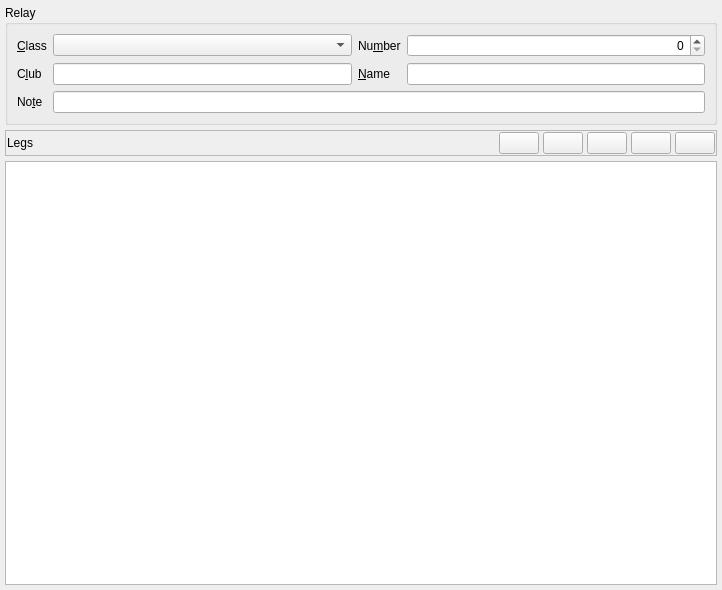
<?xml version="1.0" encoding="UTF-8"?>
<ui version="4.0">
 <class>RelayWidget</class>
 <widget class="QWidget" name="RelayWidget">
  <property name="geometry">
   <rect>
    <x>0</x>
    <y>0</y>
    <width>722</width>
    <height>590</height>
   </rect>
  </property>
  <property name="windowTitle">
   <string>Form</string>
  </property>
  <layout class="QVBoxLayout" name="verticalLayout_2">
   <property name="spacing">
    <number>5</number>
   </property>
   <property name="leftMargin">
    <number>5</number>
   </property>
   <property name="topMargin">
    <number>5</number>
   </property>
   <property name="rightMargin">
    <number>5</number>
   </property>
   <property name="bottomMargin">
    <number>5</number>
   </property>
   <item>
    <widget class="QGroupBox" name="groupBox_2">
     <property name="title">
      <string>Relay</string>
     </property>
     <layout class="QGridLayout" name="gridLayout">
      <item row="1" column="2">
       <widget class="QLabel" name="label_4">
        <property name="text">
         <string>&amp;Name</string>
        </property>
        <property name="buddy">
         <cstring>lineEdit_6</cstring>
        </property>
       </widget>
      </item>
      <item row="0" column="0">
       <widget class="QLabel" name="label">
        <property name="text">
         <string>&amp;Class</string>
        </property>
        <property name="buddy">
         <cstring>cbxClass</cstring>
        </property>
       </widget>
      </item>
      <item row="1" column="0">
       <widget class="QLabel" name="label_3">
        <property name="text">
         <string>C&amp;lub</string>
        </property>
        <property name="buddy">
         <cstring>lineEdit_6</cstring>
        </property>
       </widget>
      </item>
      <item row="3" column="0">
       <widget class="QLabel" name="label_9">
        <property name="text">
         <string>No&amp;te</string>
        </property>
        <property name="buddy">
         <cstring>lineEdit_8</cstring>
        </property>
       </widget>
      </item>
      <item row="0" column="1">
       <widget class="qf::gui::ForeignKeyComboBox" name="cbxClass">
        <property name="dataId" stdset="0">
         <string notr="true">relays.classId</string>
        </property>
       </widget>
      </item>
      <item row="1" column="3">
       <widget class="qf::gui::LineEdit" name="lineEdit_6">
        <property name="dataId" stdset="0">
         <string notr="true">relays.name</string>
        </property>
       </widget>
      </item>
      <item row="1" column="1">
       <widget class="qf::gui::LineEdit" name="lineEdit_7">
        <property name="dataId" stdset="0">
         <string notr="true">relays.club</string>
        </property>
       </widget>
      </item>
      <item row="0" column="2">
       <widget class="QLabel" name="label_5">
        <property name="text">
         <string>Nu&amp;mber</string>
        </property>
        <property name="buddy">
         <cstring>lineEdit_6</cstring>
        </property>
       </widget>
      </item>
      <item row="0" column="3">
       <widget class="qf::gui::SpinBox" name="spinBox">
        <property name="alignment">
         <set>Qt::AlignRight|Qt::AlignTrailing|Qt::AlignVCenter</set>
        </property>
        <property name="maximum">
         <number>9999999</number>
        </property>
        <property name="dataId" stdset="0">
         <string notr="true">relays.number</string>
        </property>
       </widget>
      </item>
      <item row="3" column="1" colspan="3">
       <widget class="qf::gui::LineEdit" name="lineEdit_8">
        <property name="dataId" stdset="0">
         <string notr="true">relays.note</string>
        </property>
       </widget>
      </item>
     </layout>
    </widget>
   </item>
   <item>
    <widget class="QFrame" name="frame">
     <property name="frameShape">
      <enum>QFrame::StyledPanel</enum>
     </property>
     <property name="frameShadow">
      <enum>QFrame::Raised</enum>
     </property>
     <layout class="QHBoxLayout" name="horizontalLayout">
      <property name="spacing">
       <number>4</number>
      </property>
      <property name="leftMargin">
       <number>1</number>
      </property>
      <property name="topMargin">
       <number>1</number>
      </property>
      <property name="rightMargin">
       <number>1</number>
      </property>
      <property name="bottomMargin">
       <number>1</number>
      </property>
      <item>
       <widget class="QLabel" name="label_2">
        <property name="text">
         <string>Legs</string>
        </property>
       </widget>
      </item>
      <item>
       <spacer name="horizontalSpacer">
        <property name="orientation">
         <enum>Qt::Horizontal</enum>
        </property>
        <property name="sizeHint" stdset="0">
         <size>
          <width>40</width>
          <height>20</height>
         </size>
        </property>
       </spacer>
      </item>
      <item>
       <widget class="QPushButton" name="btAddLeg">
        <property name="toolTip">
         <string>Add leg Ctrl+Ins</string>
        </property>
        <property name="icon">
         <iconset resource="../../../../../../libqf/libqfgui/images/lucide/qf_gui_images_lucide.qrc">
          <normaloff>:/qf/gui/images/lucide/insert-row.svg</normaloff>:/qf/gui/images/lucide/insert-row.svg</iconset>
        </property>
        <property name="shortcut">
         <string>Ctrl+Ins</string>
        </property>
       </widget>
      </item>
      <item>
       <widget class="QPushButton" name="btRemoveLeg">
        <property name="toolTip">
         <string>Remove leg Ctrl+Del</string>
        </property>
        <property name="icon">
         <iconset resource="../../../../../../libqf/libqfgui/images/lucide/qf_gui_images_lucide.qrc">
          <normaloff>:/qf/gui/images/lucide/delete-row.svg</normaloff>:/qf/gui/images/lucide/delete-row.svg</iconset>
        </property>
        <property name="shortcut">
         <string>Ctrl+Del</string>
        </property>
       </widget>
      </item>
      <item>
       <widget class="QPushButton" name="btMoveLegDown">
        <property name="toolTip">
         <string>Move leg down Ctrl+D</string>
        </property>
        <property name="icon">
         <iconset resource="../../../../../../libqf/libqfgui/images/lucide/qf_gui_images_lucide.qrc">
          <normaloff>:/qf/gui/images/lucide/down.svg</normaloff>:/qf/gui/images/lucide/down.svg</iconset>
        </property>
        <property name="shortcut">
         <string>Ctrl+D</string>
        </property>
       </widget>
      </item>
      <item>
       <widget class="QPushButton" name="btMoveLegUp">
        <property name="toolTip">
         <string>Move leg up Ctrl+U</string>
        </property>
        <property name="icon">
         <iconset resource="../../../../../../libqf/libqfgui/images/lucide/qf_gui_images_lucide.qrc">
          <normaloff>:/qf/gui/images/lucide/up.svg</normaloff>:/qf/gui/images/lucide/up.svg</iconset>
        </property>
        <property name="shortcut">
         <string>Ctrl+U</string>
        </property>
       </widget>
      </item>
      <item>
       <widget class="QPushButton" name="btReloadLegsTable">
        <property name="toolTip">
         <string>Reload Ctrl+R</string>
        </property>
        <property name="icon">
         <iconset resource="../../../../../../libqf/libqfgui/images/lucide/qf_gui_images_lucide.qrc">
          <normaloff>:/qf/gui/images/lucide/reload.svg</normaloff>:/qf/gui/images/lucide/reload.svg</iconset>
        </property>
        <property name="shortcut">
         <string>Ctrl+R</string>
        </property>
       </widget>
      </item>
     </layout>
    </widget>
   </item>
   <item>
    <widget class="qf::gui::TableView" name="tblLegs"/>
   </item>
  </layout>
 </widget>
 <customwidgets>
  <customwidget>
   <class>qf::gui::TableView</class>
   <extends>QTableView</extends>
   <header location="global">qf/gui/tableview.h</header>
  </customwidget>
  <customwidget>
   <class>qf::gui::LineEdit</class>
   <extends>QLineEdit</extends>
   <header location="global">qf/gui/lineedit.h</header>
  </customwidget>
  <customwidget>
   <class>qf::gui::ForeignKeyComboBox</class>
   <extends>QComboBox</extends>
   <header location="global">qf/gui/combobox.h</header>
  </customwidget>
  <customwidget>
   <class>qf::gui::SpinBox</class>
   <extends>QSpinBox</extends>
   <header location="global">qf/gui/spinbox.h</header>
  </customwidget>
 </customwidgets>
 <tabstops>
  <tabstop>cbxClass</tabstop>
  <tabstop>spinBox</tabstop>
  <tabstop>lineEdit_7</tabstop>
  <tabstop>lineEdit_6</tabstop>
  <tabstop>lineEdit_8</tabstop>
  <tabstop>btAddLeg</tabstop>
  <tabstop>btRemoveLeg</tabstop>
  <tabstop>btMoveLegDown</tabstop>
  <tabstop>btMoveLegUp</tabstop>
  <tabstop>btReloadLegsTable</tabstop>
  <tabstop>tblLegs</tabstop>
 </tabstops>
 <resources>
  <include location="../../../../../../libqf/libqfgui/images/lucide/qf_gui_images_lucide.qrc"/>
 </resources>
 <connections/>
</ui>
